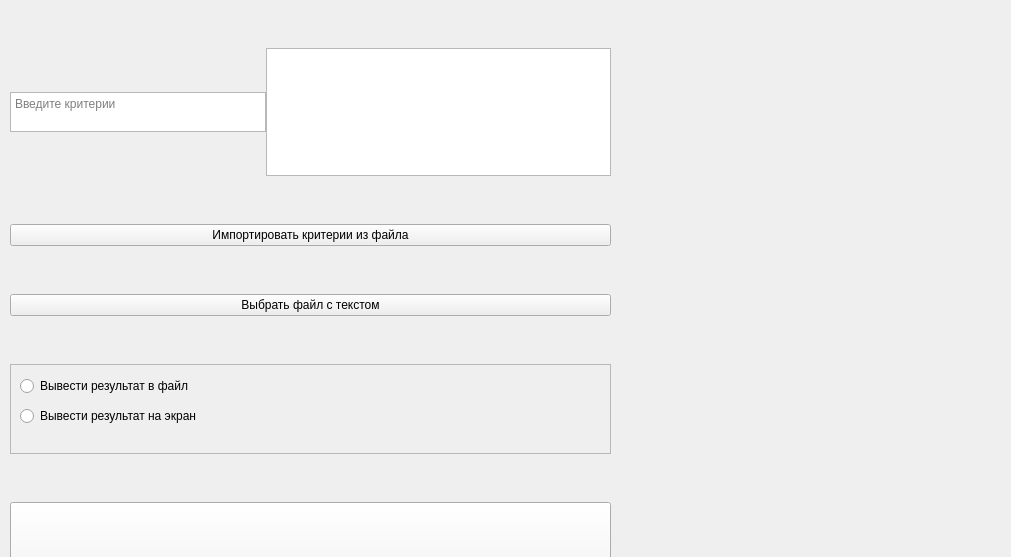
<?xml version="1.0" encoding="UTF-8"?>
<ui version="4.0">
 <class>Form</class>
 <widget class="QWidget" name="Form">
  <property name="geometry">
   <rect>
    <x>0</x>
    <y>0</y>
    <width>1011</width>
    <height>557</height>
   </rect>
  </property>
  <property name="windowTitle">
   <string>Form</string>
  </property>
  <widget class="QWidget" name="verticalLayoutWidget">
   <property name="geometry">
    <rect>
     <x>10</x>
     <y>0</y>
     <width>601</width>
     <height>679</height>
    </rect>
   </property>
   <layout class="QVBoxLayout" name="verticalLayout">
    <property name="spacing">
     <number>0</number>
    </property>
    <item>
     <layout class="QHBoxLayout" name="horizontalLayout">
      <property name="spacing">
       <number>0</number>
      </property>
      <property name="sizeConstraint">
       <enum>QLayout::SetMinimumSize</enum>
      </property>
      <item>
       <widget class="QTextEdit" name="criteria">
        <property name="sizePolicy">
         <sizepolicy hsizetype="Minimum" vsizetype="Minimum">
          <horstretch>0</horstretch>
          <verstretch>0</verstretch>
         </sizepolicy>
        </property>
        <property name="maximumSize">
         <size>
          <width>256</width>
          <height>40</height>
         </size>
        </property>
        <property name="placeholderText">
         <string>Введите критерии</string>
        </property>
       </widget>
      </item>
      <item>
       <widget class="QTextBrowser" name="outputResult">
        <property name="sizePolicy">
         <sizepolicy hsizetype="Minimum" vsizetype="Minimum">
          <horstretch>0</horstretch>
          <verstretch>0</verstretch>
         </sizepolicy>
        </property>
        <property name="maximumSize">
         <size>
          <width>512</width>
          <height>128</height>
         </size>
        </property>
        <property name="readOnly">
         <bool>true</bool>
        </property>
       </widget>
      </item>
     </layout>
    </item>
    <item>
     <widget class="QPushButton" name="importCriteriaButton">
      <property name="text">
       <string>Импортировать критерии из файла</string>
      </property>
     </widget>
    </item>
    <item>
     <widget class="QPushButton" name="importTextButton">
      <property name="text">
       <string>Выбрать файл с текстом</string>
      </property>
     </widget>
    </item>
    <item>
     <widget class="QFrame" name="frame">
      <property name="sizePolicy">
       <sizepolicy hsizetype="Maximum" vsizetype="Minimum">
        <horstretch>0</horstretch>
        <verstretch>0</verstretch>
       </sizepolicy>
      </property>
      <property name="minimumSize">
       <size>
        <width>128</width>
        <height>62</height>
       </size>
      </property>
      <property name="maximumSize">
       <size>
        <width>1024</width>
        <height>90</height>
       </size>
      </property>
      <property name="frameShape">
       <enum>QFrame::StyledPanel</enum>
      </property>
      <property name="frameShadow">
       <enum>QFrame::Raised</enum>
      </property>
      <widget class="QRadioButton" name="resultInFile">
       <property name="geometry">
        <rect>
         <x>10</x>
         <y>10</y>
         <width>1024</width>
         <height>24</height>
        </rect>
       </property>
       <property name="sizePolicy">
        <sizepolicy hsizetype="Maximum" vsizetype="Minimum">
         <horstretch>0</horstretch>
         <verstretch>0</verstretch>
        </sizepolicy>
       </property>
       <property name="maximumSize">
        <size>
         <width>1024</width>
         <height>128</height>
        </size>
       </property>
       <property name="text">
        <string>Вывести результат в файл</string>
       </property>
      </widget>
      <widget class="QRadioButton" name="resultOnDisplay">
       <property name="geometry">
        <rect>
         <x>10</x>
         <y>40</y>
         <width>1024</width>
         <height>24</height>
        </rect>
       </property>
       <property name="sizePolicy">
        <sizepolicy hsizetype="Maximum" vsizetype="Maximum">
         <horstretch>0</horstretch>
         <verstretch>0</verstretch>
        </sizepolicy>
       </property>
       <property name="maximumSize">
        <size>
         <width>1024</width>
         <height>128</height>
        </size>
       </property>
       <property name="text">
        <string>Вывести результат на экран</string>
       </property>
      </widget>
     </widget>
    </item>
    <item>
     <widget class="QPushButton" name="acceptSearchButton">
      <property name="sizePolicy">
       <sizepolicy hsizetype="Minimum" vsizetype="Minimum">
        <horstretch>0</horstretch>
        <verstretch>0</verstretch>
       </sizepolicy>
      </property>
      <property name="maximumSize">
       <size>
        <width>16777215</width>
        <height>128</height>
       </size>
      </property>
      <property name="text">
       <string>Подтвердить</string>
      </property>
     </widget>
    </item>
   </layout>
  </widget>
 </widget>
 <resources/>
 <connections/>
</ui>
